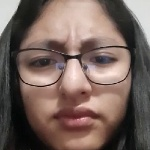
#> input picture Data/Enojo/rostro_ 10.jpg, 150 x 150 px, given in place of Sorpresa.mp4, which was not available
$ python Emotion_Recognition.py
#> lines starting #> are read from the running program, lines starting #| are printed output that depends on the picture; pictures that were not available may be replaced by others from this repository, and a replacement may not be noted
import cv2
import os
import imutils


# [4 lines of commented-out code are left out]
emotionName = "Sorpresa"


dataPath = 'D:\DEVELOPER\Hackaton_app\Emotion_Recognition\Data'
emotionsPath = dataPath + '/' + emotionName

if not os.path.exists(emotionsPath):
    print('Carpeta creada: ' , emotionsPath)
    os.makedirs(emotionsPath) #create a directory recursively

#cap = cv2.VideoCapture(0,cv2.CAP_DSHOW)

cap = cv2.VideoCapture('Sorpresa.mp4')

face_C = cv2.CascadeClassifier(cv2.data.haarcascades+'haarcascade_frontalface_default.xml')
count = 0

while True:

    ret , frame = cap.read()
#> frame is the input picture: shape (150, 150, 3); mean B, G, R 92.6, 99.8, 118.9

    if ret == False: break
    frame = imutils.resize(frame , width = 640) #evaluate width only
#> frame: shape (640, 640, 3)
    gray = cv2.cvtColor(frame , cv2.COLOR_BGR2GRAY)
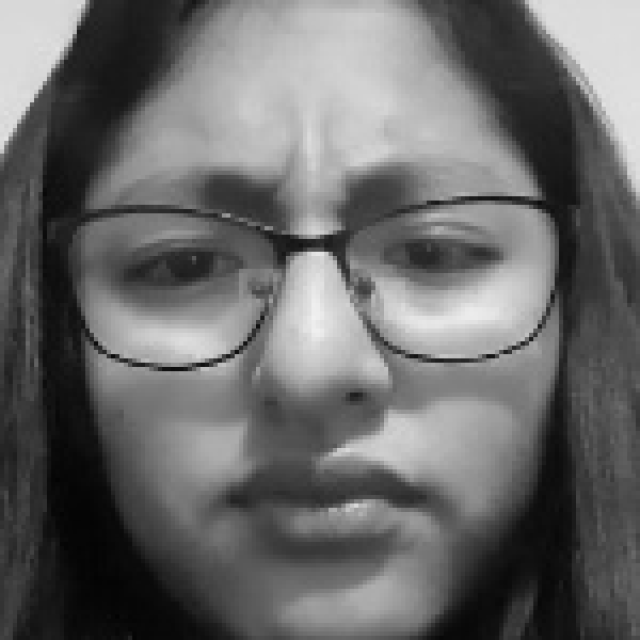
#> gray: shape (640, 640); min 2, max 241, mean 104.7
    auxFrame = frame.copy() #Copies the specified frame to the Clipboard.


    faces = face_C.detectMultiScale(gray,1.3,5)
#> faces = [[34, 37, 550, 550]]

    for (x,y,w,h) in faces:
        cv2.rectangle(frame, (x,y),(x+w,y+h),(0,255,0),2)
        rostro = auxFrame[y:y+h , x:x+w]
        rostro = cv2.resize(rostro, (150 , 150), interpolation=cv2.INTER_CUBIC)
        cv2.imwrite(emotionsPath + '/rostro_ {}.jpg'.format(count),rostro) #method is used to save an image to any storage device
        count = count + 1
#> this loop made 1 pass
#> (x, y, w, h, count) on pass 1: (34, 37, 550, 550, 1)
#> pass 1, `rostro = auxFrame[y:y+h , x:x+w]`:
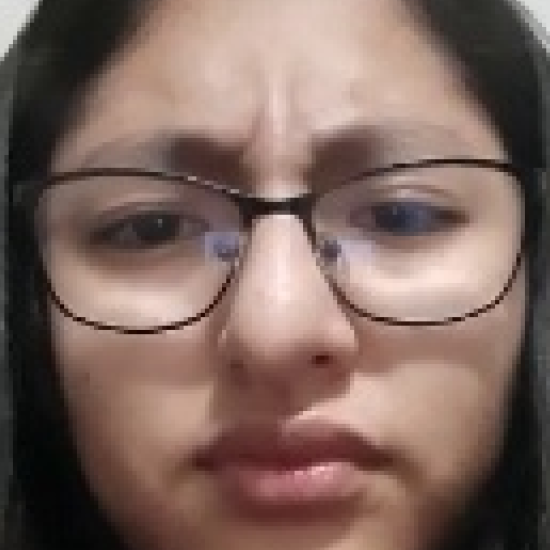
#> rostro: shape (550, 550, 3); mean B, G, R 94, 102.1, 125.7
#> pass 1, `rostro = cv2.resize(rostro, (150 , 150), interpolation=cv2.INTER_CUBIC)`:
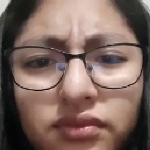
#> rostro: shape (150, 150, 3); mean B, G, R 94, 102.1, 125.7
#> after the loop:
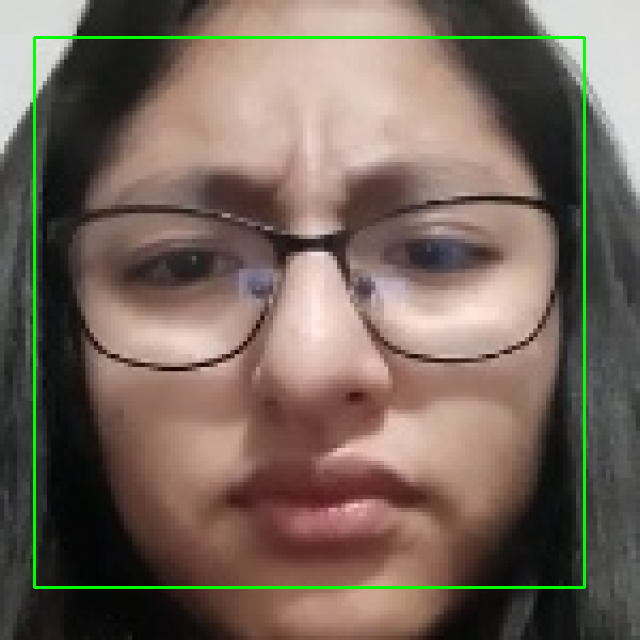
#> frame: shape (640, 640, 3); mean B, G, R 91.3, 102.5, 117.4
#> after the loop, count = 1

    cv2.imshow('frame' , frame)

    k =cv2.waitKey(1)
#> (key Esc is pressed here)
    if k == 27 or count >= 500:

        break


cap.release()
cv2.destroyAllWindows()
